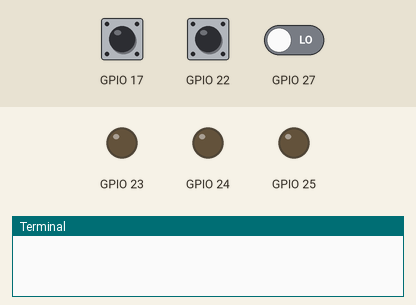
Bench run of a program on a simulated Raspberry Pi (BCM pin numbers). On the bench: output pins drawn as LEDs (lit = HIGH), the last lines printed to the terminal. The inputs (shaded band) are chosen by the test bench; at power-on: GPIO 17 LOW, GPIO 22 LOW, GPIO 27 LOW. Files the program writes start out absent; the clock reads 2024-03-15 10:24:30 at power-on unless the program sets it.

Above: at 1.2 s.
1.3 s: GPIO 17 driven HIGH
At 2.2 s:
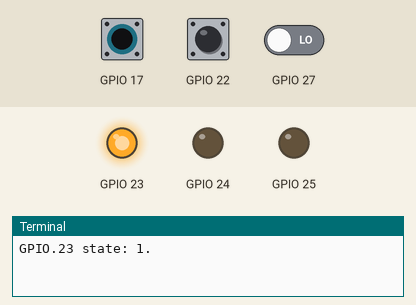
2.8 s: GPIO 22 driven HIGH
At 3.4 s:
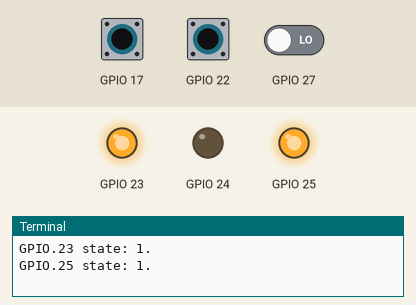
4.3 s: GPIO 27 driven HIGH
At 5.5 s:
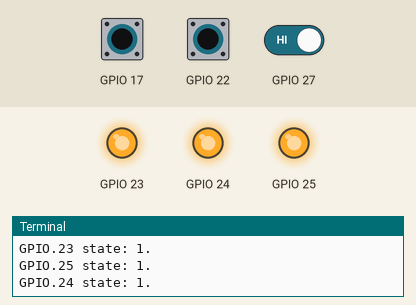
5.8 s: GPIO 17 pulsed LOW 5 times (0.12 s each, 0.3 s apart)
At 8.4 s:
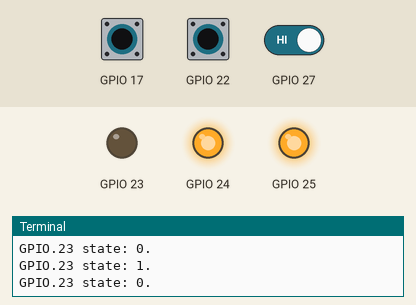
8.8 s: GPIO 22 pulsed LOW 2 times (0.12 s each, 0.3 s apart)
At 9.07 s:
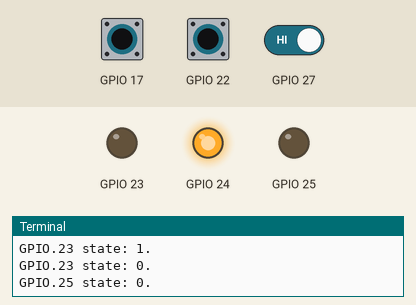
Timing chart, 0 to 11.8 s (numbered marks = the images above; inputs shaded):
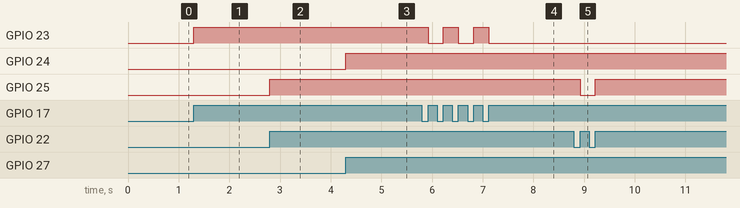

Measured:
- after the input at 1.3 s, GPIO 23: LOW → HIGH at once
- after the input at 2.8 s, GPIO 25: LOW → HIGH at once
- after the input at 4.3 s, GPIO 24: LOW → HIGH at once
- after the input at 5.8 s, GPIO 23: alternates HIGH for 0.30 s and LOW for 0.30 s, 5 changes in all, then stays LOW, starting after 0.12 s
- after the input at 8.8 s, GPIO 25: HIGH → LOW after 0.12 s, → HIGH 0.30 s later

The program:

GPIO_Mute.py
```python
#/!usr/bin/python
import RPi.GPIO as GPIO
import time
import logging
import logging.handlers
import argparse
import sys

LOG_FILENAME = "/tmp/ssr.log"
LOG_LEVEL = logging.INFO

parser = argparse.ArgumentParser(description="Simple power service in Pyhton")
parser.add_argument("-l", "--log", help="file to write log to (default '" + LOG_FILENAME + "')")

# If the log file is specified on the command line then override the default
args = parser.parse_args()
if args.log:
   LOG_FILENAME = args.log

# Configure logging to log to a file, making a new file at midnight and keeping the last 3 day's data
# Give the logger a unique name (good practice)
logger = logging.getLogger(__name__)
# Set the log level to LOG_LEVEL
logger.setLevel(LOG_LEVEL)
# Make a handler that writes to a file, making a new file at midnight and keeping 3 backups
handler = logging.handlers.TimedRotatingFileHandler(LOG_FILENAME, when="midnight", backupCount=3)
# Format each log message like this
formatter = logging.Formatter('%(asctime)s %(levelname)-8s %(message)s')
# Attach the formatter to the handler
handler.setFormatter(formatter)
# Attach the handler to the logger
logger.addHandler(handler)

prevBtn1 = 0
prevBtn2 = 0
prevBtn3 = 0

state1=0
state2=0
state3=0

GPIO.setmode(GPIO.BCM)
GPIO.setwarnings(False)

GPIO.setup(23, GPIO.OUT)
GPIO.setup(24, GPIO.OUT)
GPIO.setup(25, GPIO.OUT)

GPIO.setup(17, GPIO.IN)
GPIO.setup(22, GPIO.IN)
GPIO.setup(27, GPIO.IN)

def state_change(state, ch):
   print "GPIO.%d state: %d." % (ch, state)
   if state == 1:
      GPIO.output(ch, GPIO.HIGH)
   else:
      GPIO.output(ch, GPIO.LOW)

def gpio_callback(id):
   global state1
   global state2
   global state3
   btn=GPIO.input(id)
   if btn==1:
      if id==17:
         state1 = not state1
         state_change(state1, 23)
      if id==27:
         state2 = not state2
         state_change(state2, 24)
      if id==22:
         state3 = not state3
         state_change(state3, 25)

GPIO.add_event_detect(17, GPIO.RISING, callback=gpio_callback, bouncetime=200)
GPIO.add_event_detect(27, GPIO.RISING, callback=gpio_callback, bouncetime=200)
GPIO.add_event_detect(22, GPIO.RISING, callback=gpio_callback, bouncetime=200)

while True:
   time.sleep(0.001)
```
